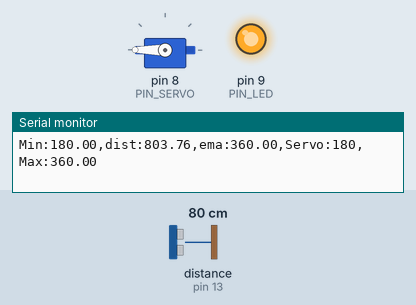
Bench run of a sketch on a simulated Arduino Uno, built with avr-gcc and run on an emulated ATmega328P. Shown: servo, output pins drawn as LEDs (lit = HIGH), the last lines printed to the serial monitor. Wiring (inferred from the names in the program): ultrasonic range finder: trigger pin 12; echo pin 13. The inputs (shaded band) are chosen by the test bench; at power-on: distance to the obstacle (sensor on pin 13) 80 cm. The echo pulse lasts 58.3 µs per cm; pins used as bus, display or sensor lines are not drawn.

Above: at 1.2 s.
1.3 s: distance to the obstacle (sensor on pin 13) set to 39 cm
4.3 s: distance to the obstacle (sensor on pin 13) set to 35 cm
At 5.98 s:
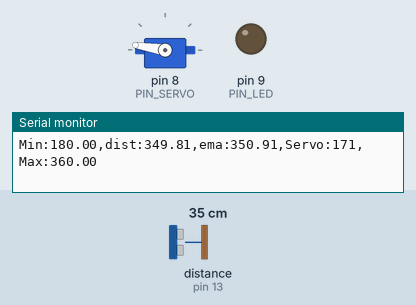
7.3 s: distance to the obstacle (sensor on pin 13) set to 2 cm
At 8.7 s:
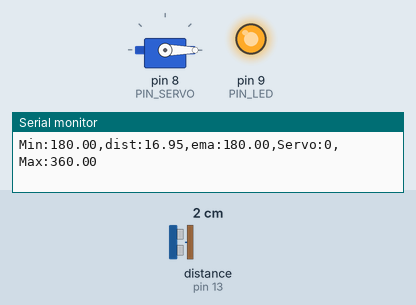
9.2 s: distance to the obstacle (sensor on pin 13) set to 17 cm
10.7 s: distance to the obstacle (sensor on pin 13) set to 19 cm
At 12.0 s:
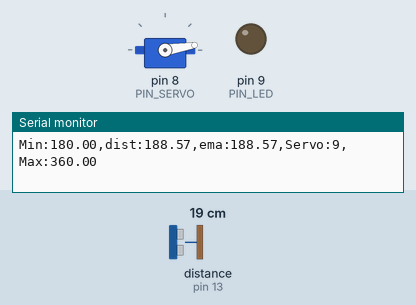
12.3 s: distance to the obstacle (sensor on pin 13) set to 60 cm
At 12.47 s:
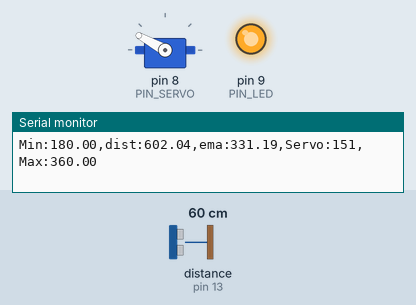
Timing chart, 0 to 15.3 s (numbered marks = the images above; inputs shaded):
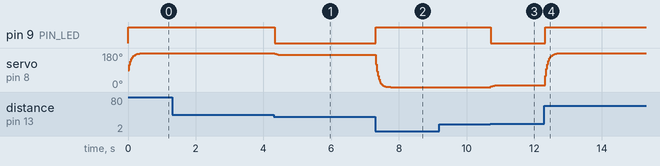

Measured:
- the behaviour switches between 36 and 35 cm on distance to the obstacle (sensor on pin 13) (found by bisection; images 0 and 1)
- the behaviour switches between 18 and 19 cm on distance to the obstacle (sensor on pin 13) (found by bisection; images 2 and 3)
- after the input at 4.3 s, pin 9 (PIN_LED): HIGH → LOW at once
- after the input at 7.3 s, pin 9 (PIN_LED): LOW → HIGH at once
- after the input at 10.7 s, pin 9 (PIN_LED): HIGH → LOW at once; servo on pin 8 (PIN_SERVO): 0° → 9° at once
- after the input at 12.3 s, pin 9 (PIN_LED): LOW → HIGH at once; servo on pin 8 (PIN_SERVO): moves from 9° to 180° over 0.50 s, starting at once

The sketch:

11P07.ino
```cpp
#include <Servo.h>

// Arduino pin assignment
#define PIN_LED   9   // LED active-low
#define PIN_TRIG  12  // sonar sensor TRIGGER
#define PIN_ECHO  13  // sonar sensor ECHO
#define PIN_SERVO 8  // servo motor

// configurable parameters for sonar
#define SND_VEL 346.0     // sound velocity at 24 celsius degree (unit: m/sec)
#define INTERVAL 25      // sampling interval (unit: msec)
#define PULSE_DURATION 10 // ultra-sound Pulse Duration (unit: usec)
#define _DIST_MIN 180.0   // minimum distance to be measured (unit: mm)
#define _DIST_MAX 360.0   // maximum distance to be measured (unit: mm)

#define TIMEOUT ((INTERVAL / 2) * 1000.0) // maximum echo waiting time (unit: usec)
#define SCALE (0.001 * 0.5 * SND_VEL) // coefficent to convert duration to distance

#define _EMA_ALPHA 0.3    // EMA weight of new sample (range: 0 to 1)
                          // Setting EMA to 1 effectively disables EMA filter.

// Target Distance
#define _TARGET_LOW  250.0
#define _TARGET_HIGH 290.0

// duty duration for myservo.writeMicroseconds()
// NEEDS TUNING (servo by servo)

#define _DUTY_MIN 900 // servo full clockwise position (0 degree)
#define _DUTY_NEU ((_DUTY_MIN + _DUTY_MAX) / 2) // servo neutral position (90 degree)
#define _DUTY_MAX 2100 // servo full counterclockwise position (180 degree)

// global variables
float  dist_ema, dist_prev = _DIST_MAX; // unit: mm
unsigned long last_sampling_time;       // unit: ms

Servo myservo;

void setup() {
  // initialize GPIO pins
  pinMode(PIN_LED, OUTPUT);
  pinMode(PIN_TRIG, OUTPUT);    // sonar TRIGGER
  pinMode(PIN_ECHO, INPUT);     // sonar ECHO
  digitalWrite(PIN_TRIG, LOW);  // turn-off Sonar

  myservo.attach(PIN_SERVO, _DUTY_MIN, _DUTY_MAX);
  myservo.writeMicroseconds(_DUTY_NEU);

  // initialize USS related variables
  dist_prev = (_DIST_MIN + _DIST_MAX) / 2.0; // raw distance output from USS (unit: mm)

  dist_ema = dist_prev;
  digitalWrite(PIN_LED, HIGH);

  // initialize serial port
  Serial.begin(57600);
}

void loop() {
  float  dist_raw, dist_filtered;

  // wait until next sampling time.
  // millis() returns the number of milliseconds since the program started.
  // will overflow after 50 days.
  if ((unsigned long)(millis() - last_sampling_time) < INTERVAL)
    return;

  // get a distance reading from the USS
  dist_raw = USS_measure(PIN_TRIG, PIN_ECHO);

  // the range filter
if (dist_raw == 0.0) {
  dist_filtered = dist_prev;
} else {
  dist_filtered = constrain(dist_raw, _DIST_MIN, _DIST_MAX);
  dist_prev = dist_filtered;
}

  // Modify the below line to implement the EMA equation
  dist_ema = _EMA_ALPHA * dist_filtered + (1 - _EMA_ALPHA) * dist_ema;

  // adjust servo position according to the USS read value
  // add your code here!
  float dist_control = constrain(dist_ema, _DIST_MIN, _DIST_MAX);
  int duty = (int)(_DUTY_MIN + (dist_control - _DIST_MIN)
             * (_DUTY_MAX - _DUTY_MIN) / (_DIST_MAX - _DIST_MIN) + 0.5);
  myservo.writeMicroseconds(duty);

  if (dist_raw >= _DIST_MIN && dist_raw <= _DIST_MAX)
    digitalWrite(PIN_LED, LOW);
  else
    digitalWrite(PIN_LED, HIGH);

  // output the distance to the serial port
  Serial.print("Min:");    Serial.print(_DIST_MIN);
  Serial.print(",dist:");  Serial.print(dist_raw);
  Serial.print(",ema:");   Serial.print(dist_ema);
  Serial.print(",Servo:"); Serial.print(myservo.read());
  Serial.print(",Max:");   Serial.print(_DIST_MAX);
  Serial.println("");

  // update last sampling time
  last_sampling_time = millis();
}

// get a distance reading from USS. return value is in millimeter.
float USS_measure(int TRIG, int ECHO)
{
  digitalWrite(TRIG, HIGH);
  delayMicroseconds(PULSE_DURATION);
  digitalWrite(TRIG, LOW);

  return pulseIn(ECHO, HIGH, TIMEOUT) * SCALE; // unit: mm
}
```
